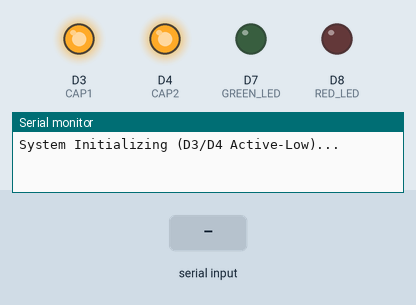
This sketch was run on a simulated ESP8266 (NodeMCU). On the bench: output pins drawn as LEDs (lit = HIGH), the last lines printed to the serial monitor. Inputs (shaded band) come from the test bench. WiFi joins after 1.5 s; servers stay silent unless stated.

Above: at 3.0 s.
3.1 s: "90,45,200\n" received over the second serial link
At 4.3 s:
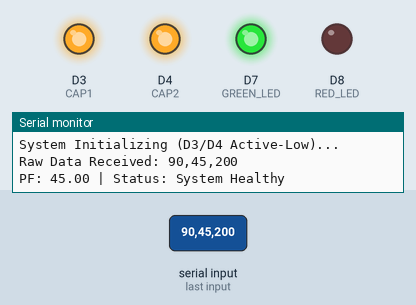
4.6 s: "90,45\n" received over the second serial link
6.1 s: "90,45,200,10\n" received over the second serial link
Timing chart, 0 to 9.1 s (numbered marks = the images above; inputs shaded):
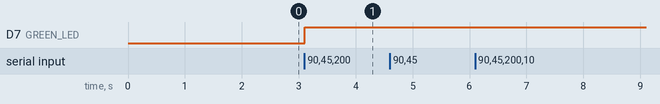

The sketch:

esp8266code.ino
```cpp
#define BLYNK_TEMPLATE_ID "TMPL32L6U6n78"
#define BLYNK_TEMPLATE_NAME "power analyser"
#define BLYNK_AUTH_TOKEN "jt3r5O7ndP5xQ22ET6Oihn1sDCVQoOvw"

#include <ESP8266WiFi.h>
#include <BlynkSimpleEsp8266.h>
#include <SoftwareSerial.h>

// --- PIN DEFINITIONS ---
#define GREEN_LED 13 // D7
#define RED_LED   15 // D8
#define CAP1      0  // Changed to D3 (GPIO0)
#define CAP2      2  // Changed to D4 (GPIO2)

SoftwareSerial stmSerial(14, 12); // D5 (RX), D6 (TX)

char ssid[] = "vishnu";
char pass[] = "vishnuprasad";

// --- TIMER VARIABLES ---
unsigned long lowPFStartTime = 0;
bool isWaitingToCorrect = false;
const unsigned long CORRECTION_DELAY = 5000;

void setup() {
  // --- CRITICAL SOFTWARE LOCK FOR ACTIVE-LOW ---
  // We write HIGH first so the relays stay OFF during boot
  digitalWrite(CAP1, HIGH);
  digitalWrite(CAP2, HIGH);
  pinMode(CAP1, OUTPUT);
  pinMode(CAP2, OUTPUT);
  digitalWrite(CAP1, HIGH);
  digitalWrite(CAP2, HIGH);

  pinMode(GREEN_LED, OUTPUT);
  pinMode(RED_LED, OUTPUT);
  digitalWrite(GREEN_LED, LOW);
  digitalWrite(RED_LED, LOW);

  Serial.begin(115200);
  stmSerial.begin(115200);

  Serial.println("System Initializing (D3/D4 Active-Low)...");
  Blynk.begin(BLYNK_AUTH_TOKEN, ssid, pass);
}

void loop() {
  Blynk.run();

  if (stmSerial.available() > 0) {
    String rawData = stmSerial.readStringUntil('\n');

    Serial.print("Raw Data Received: ");
    Serial.println(rawData);

    yield();

    int c1 = rawData.indexOf(',');
    int c2 = rawData.indexOf(',', c1 + 1);
    int c3 = rawData.indexOf(',', c2 + 1);
    int c4 = rawData.indexOf(',', c3 + 1);
    int c5 = rawData.indexOf(',', c4 + 1);
    int c6 = rawData.indexOf(',', c5 + 1);
    int c7 = rawData.indexOf(',', c6 + 1);
    int c8 = rawData.indexOf(',', c7 + 1);

    if (c1 != -1) {
      float v    = rawData.substring(0, c1).toFloat();
      float i    = rawData.substring(c1 + 1, c2).toFloat();
      float p    = rawData.substring(c2 + 1, c3).toFloat();
      float s    = rawData.substring(c3 + 1, c4).toFloat();
      float pf   = rawData.substring(c4 + 1, c5).toFloat();
      float vc   = rawData.substring(c5 + 1, c6).toFloat();
      float ic   = rawData.substring(c6 + 1, c7).toFloat();
      float vthd = rawData.substring(c7 + 1, c8).toFloat();
      float ithd = rawData.substring(c8 + 1).toFloat();

      String statusMsg = "System Healthy";

      // --- LED WARNING SYSTEM ---
      if (pf < 0.70) {
        digitalWrite(RED_LED, HIGH);
        digitalWrite(GREEN_LED, LOW);
      }
      else if (pf > 0.80) {
        digitalWrite(RED_LED, LOW);
        digitalWrite(GREEN_LED, HIGH);
      }

      // --- CORRECTION & RELAY LOGIC (ACTIVE-LOW) ---
      if (v > 10.0 && i > 0.05) {
        if (pf < 0.95) {
          if (!isWaitingToCorrect) {
            lowPFStartTime = millis();
            isWaitingToCorrect = true;
          }

          unsigned long elapsed = millis() - lowPFStartTime;

          if (elapsed >= CORRECTION_DELAY) {
            float q_req = sqrt(fabs((s * s) - (p * p)));
            float q_cap = (v * v) * 2.0 * 3.14159 * 50.0 * 0.0000025;

            if (q_req > (q_cap * 1.5)) {
              digitalWrite(CAP1, LOW);  // RELAY ON
              digitalWrite(CAP2, LOW);  // RELAY ON
              statusMsg = "Correction Done (2 Caps)";
            } else if (q_req > (q_cap * 0.5)) {
              digitalWrite(CAP1, LOW);  // RELAY ON
              digitalWrite(CAP2, HIGH); // RELAY OFF
              statusMsg = "Correction Done (1 Cap)";
            } else {
              digitalWrite(CAP1, HIGH); // RELAY OFF
              digitalWrite(CAP2, HIGH); // RELAY OFF
              statusMsg = "Low PF - No Cap Needed";
            }
          } else {
            int remaining = (CORRECTION_DELAY - elapsed) / 1000;
            statusMsg = "Low PF! Fixing in " + String(remaining) + "s";
          }
        } else {
          isWaitingToCorrect = false;
          digitalWrite(CAP1, HIGH); // RELAY OFF
          digitalWrite(CAP2, HIGH); // RELAY OFF
          statusMsg = "System Healthy";
        }
      } else {
        // --- NO LOAD: KEEP RELAYS OFF (HIGH) ---
        isWaitingToCorrect = false;
        digitalWrite(CAP1, HIGH);     // RELAY OFF
        digitalWrite(CAP2, HIGH);     // RELAY OFF
        digitalWrite(RED_LED, LOW);
        digitalWrite(GREEN_LED, LOW);
        statusMsg = "No Load Detected";
      }

      // --- BLYNK DASHBOARD UPDATES ---
      Blynk.virtualWrite(V0, v);
      Blynk.virtualWrite(V1, i);
      Blynk.virtualWrite(V2, p);
      Blynk.virtualWrite(V3, s);
      Blynk.virtualWrite(V4, pf);
      Blynk.virtualWrite(V5, vc);
      Blynk.virtualWrite(V6, ic);
      Blynk.virtualWrite(V7, vthd);
      Blynk.virtualWrite(V8, ithd);
      Blynk.virtualWrite(V9, statusMsg);

      Serial.println("PF: " + String(pf) + " | Status: " + statusMsg);
    } else {
      Serial.println("Error: Data parsing failed. Check STM32 string format.");
    }
  }
}
```

Measured:
- after the input at 3.1 s, D7 (GREEN_LED): LOW → HIGH at once
